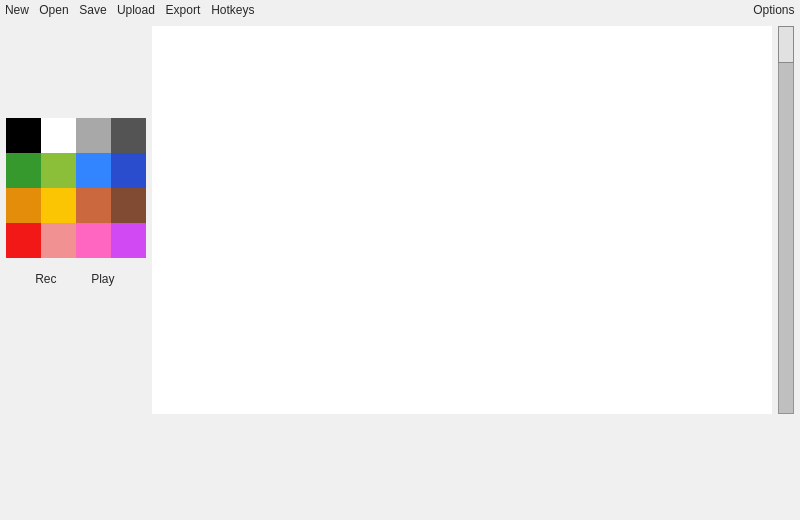
<?xml version="1.0" encoding="UTF-8"?>
<ui version="4.0">
 <class>MainWindow</class>
 <widget class="QMainWindow" name="MainWindow">
  <property name="geometry">
   <rect>
    <x>0</x>
    <y>0</y>
    <width>800</width>
    <height>520</height>
   </rect>
  </property>
  <property name="minimumSize">
   <size>
    <width>800</width>
    <height>520</height>
   </size>
  </property>
  <property name="windowTitle">
   <string>MainWindow</string>
  </property>
  <property name="windowIcon">
   <iconset resource="resources.qrc">
    <normaloff>:/icons/icons/LA2.png</normaloff>:/icons/icons/LA2.png</iconset>
  </property>
  <property name="styleSheet">
   <string notr="true">QWidget#centralWidget {
background-color: rgb(240,240,240);
}

QWidget#canvas {
background-color: white;
}

QPushButton { 
padding: 1px;
padding-left: 4px;
padding-right: 4px;
spacing: 0px;
margin:0px;

icon-size: 32px;
border-style:solid;

color: rgb(40, 40, 40);

background-color: transparent;
border-color: transparent;
border-width : 1px;
}

QPushButton:hover { 
background-color: rgba(100,173,255,30);
border-color: rgba(100,173,255,200);
}

QPushButton:pressed { 
background-color: rgba(100,173,255,130);
border-color: rgba(100,173,255,200);
}

QPushButton::checked {
background-color: rgba(150, 150, 150, 56);
}
</string>
  </property>
  <widget class="QWidget" name="centralWidget">
   <layout class="QVBoxLayout" name="verticalLayout_4">
    <property name="spacing">
     <number>6</number>
    </property>
    <property name="leftMargin">
     <number>0</number>
    </property>
    <property name="topMargin">
     <number>0</number>
    </property>
    <property name="rightMargin">
     <number>0</number>
    </property>
    <property name="bottomMargin">
     <number>0</number>
    </property>
    <item>
     <layout class="QHBoxLayout" name="toolbar">
      <property name="spacing">
       <number>0</number>
      </property>
      <item>
       <widget class="QPushButton" name="newButton">
        <property name="sizePolicy">
         <sizepolicy hsizetype="Fixed" vsizetype="Fixed">
          <horstretch>0</horstretch>
          <verstretch>0</verstretch>
         </sizepolicy>
        </property>
        <property name="maximumSize">
         <size>
          <width>16777215</width>
          <height>16777215</height>
         </size>
        </property>
        <property name="focusPolicy">
         <enum>Qt::NoFocus</enum>
        </property>
        <property name="toolTip">
         <string>Creates a new Akademio project</string>
        </property>
        <property name="text">
         <string>New</string>
        </property>
        <property name="icon">
         <iconset resource="resources.qrc">
          <normaloff>:/icons/icons/icon-new.png</normaloff>:/icons/icons/icon-new.png</iconset>
        </property>
        <property name="autoRepeatInterval">
         <number>100</number>
        </property>
        <property name="autoDefault">
         <bool>false</bool>
        </property>
        <property name="default">
         <bool>false</bool>
        </property>
        <property name="flat">
         <bool>false</bool>
        </property>
       </widget>
      </item>
      <item>
       <widget class="QPushButton" name="openButton">
        <property name="sizePolicy">
         <sizepolicy hsizetype="Fixed" vsizetype="Fixed">
          <horstretch>0</horstretch>
          <verstretch>0</verstretch>
         </sizepolicy>
        </property>
        <property name="maximumSize">
         <size>
          <width>16777215</width>
          <height>16777215</height>
         </size>
        </property>
        <property name="focusPolicy">
         <enum>Qt::NoFocus</enum>
        </property>
        <property name="toolTip">
         <string>Opens a pre-existing Akademio project</string>
        </property>
        <property name="text">
         <string>Open</string>
        </property>
        <property name="icon">
         <iconset resource="resources.qrc">
          <normaloff>:/icons/icons/icon-open-l.png</normaloff>:/icons/icons/icon-open-l.png</iconset>
        </property>
       </widget>
      </item>
      <item>
       <widget class="QPushButton" name="saveButton">
        <property name="sizePolicy">
         <sizepolicy hsizetype="Fixed" vsizetype="Fixed">
          <horstretch>0</horstretch>
          <verstretch>0</verstretch>
         </sizepolicy>
        </property>
        <property name="focusPolicy">
         <enum>Qt::NoFocus</enum>
        </property>
        <property name="toolTip">
         <string>Save current Akademio project to file</string>
        </property>
        <property name="text">
         <string>Save</string>
        </property>
        <property name="icon">
         <iconset resource="resources.qrc">
          <normaloff>:/icons/icons/icon-save-l.png</normaloff>:/icons/icons/icon-save-l.png</iconset>
        </property>
       </widget>
      </item>
      <item>
       <widget class="QPushButton" name="uploadButton">
        <property name="sizePolicy">
         <sizepolicy hsizetype="Fixed" vsizetype="Fixed">
          <horstretch>0</horstretch>
          <verstretch>0</verstretch>
         </sizepolicy>
        </property>
        <property name="focusPolicy">
         <enum>Qt::NoFocus</enum>
        </property>
        <property name="toolTip">
         <string>Upload video to Libera Akademio and/or YouTube</string>
        </property>
        <property name="text">
         <string>Upload</string>
        </property>
        <property name="icon">
         <iconset resource="resources.qrc">
          <normaloff>:/icons/icons/icon-upload-l.png</normaloff>:/icons/icons/icon-upload-l.png</iconset>
        </property>
       </widget>
      </item>
      <item>
       <widget class="QPushButton" name="exportButton">
        <property name="sizePolicy">
         <sizepolicy hsizetype="Fixed" vsizetype="Fixed">
          <horstretch>0</horstretch>
          <verstretch>0</verstretch>
         </sizepolicy>
        </property>
        <property name="focusPolicy">
         <enum>Qt::NoFocus</enum>
        </property>
        <property name="toolTip">
         <string>Export video to file</string>
        </property>
        <property name="text">
         <string>Export</string>
        </property>
        <property name="icon">
         <iconset resource="resources.qrc">
          <normaloff>:/icons/icons/icon-export-l.png</normaloff>:/icons/icons/icon-export-l.png</iconset>
        </property>
       </widget>
      </item>
      <item>
       <widget class="QPushButton" name="hotkeysButton">
        <property name="sizePolicy">
         <sizepolicy hsizetype="Fixed" vsizetype="Fixed">
          <horstretch>0</horstretch>
          <verstretch>0</verstretch>
         </sizepolicy>
        </property>
        <property name="focusPolicy">
         <enum>Qt::NoFocus</enum>
        </property>
        <property name="toolTip">
         <string>Display and edit hotkeys</string>
        </property>
        <property name="text">
         <string>Hotkeys</string>
        </property>
        <property name="icon">
         <iconset resource="resources.qrc">
          <normaloff>:/icons/icons/icon-hotkeys-l.png</normaloff>:/icons/icons/icon-hotkeys-l.png</iconset>
        </property>
       </widget>
      </item>
      <item>
       <layout class="QHBoxLayout" name="secondRow_2">
        <property name="spacing">
         <number>0</number>
        </property>
       </layout>
      </item>
      <item>
       <spacer name="horizontalSpacer">
        <property name="orientation">
         <enum>Qt::Horizontal</enum>
        </property>
        <property name="sizeHint" stdset="0">
         <size>
          <width>40</width>
          <height>20</height>
         </size>
        </property>
       </spacer>
      </item>
      <item>
       <widget class="QPushButton" name="optionsButton">
        <property name="sizePolicy">
         <sizepolicy hsizetype="Fixed" vsizetype="Fixed">
          <horstretch>0</horstretch>
          <verstretch>0</verstretch>
         </sizepolicy>
        </property>
        <property name="focusPolicy">
         <enum>Qt::NoFocus</enum>
        </property>
        <property name="toolTip">
         <string>Open settings window</string>
        </property>
        <property name="text">
         <string>Options</string>
        </property>
        <property name="icon">
         <iconset resource="resources.qrc">
          <normaloff>:/icons/icons/icon-options-l.png</normaloff>:/icons/icons/icon-options-l.png</iconset>
        </property>
       </widget>
      </item>
     </layout>
    </item>
    <item>
     <layout class="QHBoxLayout" name="canvasAndTools">
      <property name="leftMargin">
       <number>6</number>
      </property>
      <property name="rightMargin">
       <number>6</number>
      </property>
      <item>
       <layout class="QVBoxLayout" name="tools">
        <property name="spacing">
         <number>12</number>
        </property>
        <item>
         <layout class="QVBoxLayout" name="drawingTools">
          <property name="spacing">
           <number>0</number>
          </property>
          <item>
           <layout class="QHBoxLayout" name="firstRow">
            <property name="spacing">
             <number>0</number>
            </property>
            <property name="sizeConstraint">
             <enum>QLayout::SetDefaultConstraint</enum>
            </property>
            <item>
             <widget class="QPushButton" name="pen">
              <property name="sizePolicy">
               <sizepolicy hsizetype="Fixed" vsizetype="Fixed">
                <horstretch>0</horstretch>
                <verstretch>0</verstretch>
               </sizepolicy>
              </property>
              <property name="minimumSize">
               <size>
                <width>40</width>
                <height>40</height>
               </size>
              </property>
              <property name="maximumSize">
               <size>
                <width>40</width>
                <height>40</height>
               </size>
              </property>
              <property name="focusPolicy">
               <enum>Qt::NoFocus</enum>
              </property>
              <property name="toolTip">
               <string>Pen</string>
              </property>
              <property name="text">
               <string/>
              </property>
              <property name="icon">
               <iconset resource="resources.qrc">
                <normaloff>:/icons/icons/icon-pencil.png</normaloff>:/icons/icons/icon-pencil.png</iconset>
              </property>
              <property name="checkable">
               <bool>true</bool>
              </property>
             </widget>
            </item>
            <item>
             <widget class="QPushButton" name="eraser">
              <property name="sizePolicy">
               <sizepolicy hsizetype="Fixed" vsizetype="Fixed">
                <horstretch>0</horstretch>
                <verstretch>0</verstretch>
               </sizepolicy>
              </property>
              <property name="minimumSize">
               <size>
                <width>40</width>
                <height>40</height>
               </size>
              </property>
              <property name="maximumSize">
               <size>
                <width>40</width>
                <height>40</height>
               </size>
              </property>
              <property name="focusPolicy">
               <enum>Qt::NoFocus</enum>
              </property>
              <property name="toolTip">
               <string>Insert Image</string>
              </property>
              <property name="text">
               <string/>
              </property>
              <property name="icon">
               <iconset resource="resources.qrc">
                <normaloff>:/icons/icons/eraser.png</normaloff>:/icons/icons/eraser.png</iconset>
              </property>
              <property name="checkable">
               <bool>true</bool>
              </property>
             </widget>
            </item>
            <item>
             <widget class="QPushButton" name="image">
              <property name="sizePolicy">
               <sizepolicy hsizetype="Fixed" vsizetype="Fixed">
                <horstretch>0</horstretch>
                <verstretch>0</verstretch>
               </sizepolicy>
              </property>
              <property name="minimumSize">
               <size>
                <width>40</width>
                <height>40</height>
               </size>
              </property>
              <property name="maximumSize">
               <size>
                <width>40</width>
                <height>40</height>
               </size>
              </property>
              <property name="focusPolicy">
               <enum>Qt::NoFocus</enum>
              </property>
              <property name="toolTip">
               <string>Insert Image</string>
              </property>
              <property name="text">
               <string/>
              </property>
              <property name="icon">
               <iconset resource="resources.qrc">
                <normaloff>:/icons/icons/icon-image.png</normaloff>:/icons/icons/icon-image.png</iconset>
              </property>
              <property name="checkable">
               <bool>true</bool>
              </property>
             </widget>
            </item>
           </layout>
          </item>
          <item>
           <layout class="QHBoxLayout" name="secondRow">
            <property name="spacing">
             <number>0</number>
            </property>
            <item>
             <widget class="QPushButton" name="line">
              <property name="sizePolicy">
               <sizepolicy hsizetype="Fixed" vsizetype="Fixed">
                <horstretch>0</horstretch>
                <verstretch>0</verstretch>
               </sizepolicy>
              </property>
              <property name="minimumSize">
               <size>
                <width>40</width>
                <height>40</height>
               </size>
              </property>
              <property name="maximumSize">
               <size>
                <width>40</width>
                <height>40</height>
               </size>
              </property>
              <property name="focusPolicy">
               <enum>Qt::NoFocus</enum>
              </property>
              <property name="toolTip">
               <string>Lines</string>
              </property>
              <property name="text">
               <string/>
              </property>
              <property name="icon">
               <iconset resource="resources.qrc">
                <normaloff>:/icons/icons/icon-line.png</normaloff>:/icons/icons/icon-line.png</iconset>
              </property>
              <property name="checkable">
               <bool>true</bool>
              </property>
             </widget>
            </item>
            <item>
             <widget class="QPushButton" name="text">
              <property name="sizePolicy">
               <sizepolicy hsizetype="Fixed" vsizetype="Fixed">
                <horstretch>0</horstretch>
                <verstretch>0</verstretch>
               </sizepolicy>
              </property>
              <property name="minimumSize">
               <size>
                <width>40</width>
                <height>40</height>
               </size>
              </property>
              <property name="maximumSize">
               <size>
                <width>40</width>
                <height>40</height>
               </size>
              </property>
              <property name="focusPolicy">
               <enum>Qt::NoFocus</enum>
              </property>
              <property name="toolTip">
               <string>Insert Text</string>
              </property>
              <property name="text">
               <string/>
              </property>
              <property name="icon">
               <iconset resource="resources.qrc">
                <normaloff>:/icons/icons/icon-text.png</normaloff>:/icons/icons/icon-text.png</iconset>
              </property>
              <property name="checkable">
               <bool>true</bool>
              </property>
             </widget>
            </item>
            <item>
             <widget class="QPushButton" name="pointer">
              <property name="sizePolicy">
               <sizepolicy hsizetype="Fixed" vsizetype="Fixed">
                <horstretch>0</horstretch>
                <verstretch>0</verstretch>
               </sizepolicy>
              </property>
              <property name="minimumSize">
               <size>
                <width>40</width>
                <height>40</height>
               </size>
              </property>
              <property name="maximumSize">
               <size>
                <width>40</width>
                <height>40</height>
               </size>
              </property>
              <property name="focusPolicy">
               <enum>Qt::NoFocus</enum>
              </property>
              <property name="toolTip">
               <string>Insert Image</string>
              </property>
              <property name="text">
               <string/>
              </property>
              <property name="icon">
               <iconset resource="resources.qrc">
                <normaloff>:/icons/icons/pointer.png</normaloff>:/icons/icons/pointer.png</iconset>
              </property>
              <property name="checkable">
               <bool>true</bool>
              </property>
             </widget>
            </item>
           </layout>
          </item>
         </layout>
        </item>
        <item>
         <layout class="QGridLayout" name="colorGrid">
          <property name="spacing">
           <number>0</number>
          </property>
          <item row="3" column="2">
           <widget class="QPushButton" name="purpleLight">
            <property name="sizePolicy">
             <sizepolicy hsizetype="Fixed" vsizetype="Fixed">
              <horstretch>0</horstretch>
              <verstretch>0</verstretch>
             </sizepolicy>
            </property>
            <property name="minimumSize">
             <size>
              <width>35</width>
              <height>35</height>
             </size>
            </property>
            <property name="maximumSize">
             <size>
              <width>35</width>
              <height>35</height>
             </size>
            </property>
            <property name="focusPolicy">
             <enum>Qt::NoFocus</enum>
            </property>
            <property name="styleSheet">
             <string notr="true">background-color: rgb(255, 102, 194);</string>
            </property>
            <property name="text">
             <string/>
            </property>
            <property name="checkable">
             <bool>true</bool>
            </property>
            <property name="checked">
             <bool>false</bool>
            </property>
           </widget>
          </item>
          <item row="0" column="0">
           <widget class="QPushButton" name="foregroundColor">
            <property name="sizePolicy">
             <sizepolicy hsizetype="Fixed" vsizetype="Fixed">
              <horstretch>0</horstretch>
              <verstretch>0</verstretch>
             </sizepolicy>
            </property>
            <property name="minimumSize">
             <size>
              <width>35</width>
              <height>35</height>
             </size>
            </property>
            <property name="maximumSize">
             <size>
              <width>35</width>
              <height>35</height>
             </size>
            </property>
            <property name="focusPolicy">
             <enum>Qt::NoFocus</enum>
            </property>
            <property name="styleSheet">
             <string notr="true">background-color: rgb(0, 0, 0);</string>
            </property>
            <property name="text">
             <string/>
            </property>
            <property name="checkable">
             <bool>true</bool>
            </property>
            <property name="checked">
             <bool>true</bool>
            </property>
           </widget>
          </item>
          <item row="1" column="3">
           <widget class="QPushButton" name="blueDark">
            <property name="sizePolicy">
             <sizepolicy hsizetype="Fixed" vsizetype="Fixed">
              <horstretch>0</horstretch>
              <verstretch>0</verstretch>
             </sizepolicy>
            </property>
            <property name="minimumSize">
             <size>
              <width>35</width>
              <height>35</height>
             </size>
            </property>
            <property name="maximumSize">
             <size>
              <width>35</width>
              <height>35</height>
             </size>
            </property>
            <property name="focusPolicy">
             <enum>Qt::NoFocus</enum>
            </property>
            <property name="styleSheet">
             <string notr="true">background-color: rgb(41, 77, 204);</string>
            </property>
            <property name="text">
             <string/>
            </property>
            <property name="checkable">
             <bool>true</bool>
            </property>
            <property name="checked">
             <bool>false</bool>
            </property>
           </widget>
          </item>
          <item row="1" column="0">
           <widget class="QPushButton" name="greenDark">
            <property name="sizePolicy">
             <sizepolicy hsizetype="Fixed" vsizetype="Fixed">
              <horstretch>0</horstretch>
              <verstretch>0</verstretch>
             </sizepolicy>
            </property>
            <property name="minimumSize">
             <size>
              <width>35</width>
              <height>35</height>
             </size>
            </property>
            <property name="maximumSize">
             <size>
              <width>35</width>
              <height>35</height>
             </size>
            </property>
            <property name="focusPolicy">
             <enum>Qt::NoFocus</enum>
            </property>
            <property name="styleSheet">
             <string notr="true">background-color: rgb(54, 153, 46);</string>
            </property>
            <property name="text">
             <string/>
            </property>
            <property name="checkable">
             <bool>true</bool>
            </property>
            <property name="checked">
             <bool>false</bool>
            </property>
           </widget>
          </item>
          <item row="0" column="3">
           <widget class="QPushButton" name="greyDark">
            <property name="sizePolicy">
             <sizepolicy hsizetype="Fixed" vsizetype="Fixed">
              <horstretch>0</horstretch>
              <verstretch>0</verstretch>
             </sizepolicy>
            </property>
            <property name="minimumSize">
             <size>
              <width>35</width>
              <height>35</height>
             </size>
            </property>
            <property name="maximumSize">
             <size>
              <width>35</width>
              <height>35</height>
             </size>
            </property>
            <property name="focusPolicy">
             <enum>Qt::NoFocus</enum>
            </property>
            <property name="styleSheet">
             <string notr="true">background-color: rgb(84, 84, 84);</string>
            </property>
            <property name="text">
             <string/>
            </property>
            <property name="checkable">
             <bool>true</bool>
            </property>
            <property name="checked">
             <bool>false</bool>
            </property>
           </widget>
          </item>
          <item row="2" column="0">
           <widget class="QPushButton" name="yellowDark">
            <property name="sizePolicy">
             <sizepolicy hsizetype="Fixed" vsizetype="Fixed">
              <horstretch>0</horstretch>
              <verstretch>0</verstretch>
             </sizepolicy>
            </property>
            <property name="minimumSize">
             <size>
              <width>35</width>
              <height>35</height>
             </size>
            </property>
            <property name="maximumSize">
             <size>
              <width>35</width>
              <height>35</height>
             </size>
            </property>
            <property name="focusPolicy">
             <enum>Qt::NoFocus</enum>
            </property>
            <property name="styleSheet">
             <string notr="true">background-color: rgb(227, 141, 11);</string>
            </property>
            <property name="text">
             <string/>
            </property>
            <property name="checkable">
             <bool>true</bool>
            </property>
            <property name="checked">
             <bool>false</bool>
            </property>
           </widget>
          </item>
          <item row="2" column="2">
           <widget class="QPushButton" name="brownLight">
            <property name="sizePolicy">
             <sizepolicy hsizetype="Fixed" vsizetype="Fixed">
              <horstretch>0</horstretch>
              <verstretch>0</verstretch>
             </sizepolicy>
            </property>
            <property name="minimumSize">
             <size>
              <width>35</width>
              <height>35</height>
             </size>
            </property>
            <property name="maximumSize">
             <size>
              <width>35</width>
              <height>35</height>
             </size>
            </property>
            <property name="focusPolicy">
             <enum>Qt::NoFocus</enum>
            </property>
            <property name="styleSheet">
             <string notr="true">background-color: rgb(204, 104, 61);</string>
            </property>
            <property name="text">
             <string/>
            </property>
            <property name="checkable">
             <bool>true</bool>
            </property>
            <property name="checked">
             <bool>false</bool>
            </property>
           </widget>
          </item>
          <item row="3" column="0">
           <widget class="QPushButton" name="redDark">
            <property name="sizePolicy">
             <sizepolicy hsizetype="Fixed" vsizetype="Fixed">
              <horstretch>0</horstretch>
              <verstretch>0</verstretch>
             </sizepolicy>
            </property>
            <property name="minimumSize">
             <size>
              <width>35</width>
              <height>35</height>
             </size>
            </property>
            <property name="maximumSize">
             <size>
              <width>35</width>
              <height>35</height>
             </size>
            </property>
            <property name="focusPolicy">
             <enum>Qt::NoFocus</enum>
            </property>
            <property name="styleSheet">
             <string notr="true">background-color: rgb(242, 24, 24);</string>
            </property>
            <property name="text">
             <string/>
            </property>
            <property name="checkable">
             <bool>true</bool>
            </property>
            <property name="checked">
             <bool>false</bool>
            </property>
           </widget>
          </item>
          <item row="3" column="1">
           <widget class="QPushButton" name="redLight">
            <property name="sizePolicy">
             <sizepolicy hsizetype="Fixed" vsizetype="Fixed">
              <horstretch>0</horstretch>
              <verstretch>0</verstretch>
             </sizepolicy>
            </property>
            <property name="minimumSize">
             <size>
              <width>35</width>
              <height>35</height>
             </size>
            </property>
            <property name="maximumSize">
             <size>
              <width>35</width>
              <height>35</height>
             </size>
            </property>
            <property name="focusPolicy">
             <enum>Qt::NoFocus</enum>
            </property>
            <property name="styleSheet">
             <string notr="true">background-color: rgb(242, 145, 145);</string>
            </property>
            <property name="text">
             <string/>
            </property>
            <property name="checkable">
             <bool>true</bool>
            </property>
            <property name="checked">
             <bool>false</bool>
            </property>
           </widget>
          </item>
          <item row="1" column="1">
           <widget class="QPushButton" name="greenLight">
            <property name="sizePolicy">
             <sizepolicy hsizetype="Fixed" vsizetype="Fixed">
              <horstretch>0</horstretch>
              <verstretch>0</verstretch>
             </sizepolicy>
            </property>
            <property name="minimumSize">
             <size>
              <width>35</width>
              <height>35</height>
             </size>
            </property>
            <property name="maximumSize">
             <size>
              <width>35</width>
              <height>35</height>
             </size>
            </property>
            <property name="focusPolicy">
             <enum>Qt::NoFocus</enum>
            </property>
            <property name="styleSheet">
             <string notr="true">background-color: rgb(140, 191, 57);</string>
            </property>
            <property name="text">
             <string/>
            </property>
            <property name="checkable">
             <bool>true</bool>
            </property>
            <property name="checked">
             <bool>false</bool>
            </property>
           </widget>
          </item>
          <item row="2" column="3">
           <widget class="QPushButton" name="brownDark">
            <property name="sizePolicy">
             <sizepolicy hsizetype="Fixed" vsizetype="Fixed">
              <horstretch>0</horstretch>
              <verstretch>0</verstretch>
             </sizepolicy>
            </property>
            <property name="minimumSize">
             <size>
              <width>35</width>
              <height>35</height>
             </size>
            </property>
            <property name="maximumSize">
             <size>
              <width>35</width>
              <height>35</height>
             </size>
            </property>
            <property name="focusPolicy">
             <enum>Qt::NoFocus</enum>
            </property>
            <property name="styleSheet">
             <string notr="true">background-color: rgb(128, 74, 51);</string>
            </property>
            <property name="text">
             <string/>
            </property>
            <property name="checkable">
             <bool>true</bool>
            </property>
            <property name="checked">
             <bool>false</bool>
            </property>
           </widget>
          </item>
          <item row="1" column="2">
           <widget class="QPushButton" name="blueLight">
            <property name="sizePolicy">
             <sizepolicy hsizetype="Fixed" vsizetype="Fixed">
              <horstretch>0</horstretch>
              <verstretch>0</verstretch>
             </sizepolicy>
            </property>
            <property name="minimumSize">
             <size>
              <width>35</width>
              <height>35</height>
             </size>
            </property>
            <property name="maximumSize">
             <size>
              <width>35</width>
              <height>35</height>
             </size>
            </property>
            <property name="baseSize">
             <size>
              <width>40</width>
              <height>40</height>
             </size>
            </property>
            <property name="focusPolicy">
             <enum>Qt::NoFocus</enum>
            </property>
            <property name="styleSheet">
             <string notr="true">background-color: rgb(51, 133, 255);</string>
            </property>
            <property name="text">
             <string/>
            </property>
            <property name="checkable">
             <bool>true</bool>
            </property>
            <property name="checked">
             <bool>false</bool>
            </property>
           </widget>
          </item>
          <item row="0" column="2">
           <widget class="QPushButton" name="greyLight">
            <property name="sizePolicy">
             <sizepolicy hsizetype="Fixed" vsizetype="Fixed">
              <horstretch>0</horstretch>
              <verstretch>0</verstretch>
             </sizepolicy>
            </property>
            <property name="minimumSize">
             <size>
              <width>35</width>
              <height>35</height>
             </size>
            </property>
            <property name="maximumSize">
             <size>
              <width>35</width>
              <height>35</height>
             </size>
            </property>
            <property name="focusPolicy">
             <enum>Qt::NoFocus</enum>
            </property>
            <property name="styleSheet">
             <string notr="true">background-color: rgb(168, 168, 168);</string>
            </property>
            <property name="text">
             <string/>
            </property>
            <property name="checkable">
             <bool>true</bool>
            </property>
            <property name="checked">
             <bool>false</bool>
            </property>
           </widget>
          </item>
          <item row="2" column="1">
           <widget class="QPushButton" name="yellowLight">
            <property name="sizePolicy">
             <sizepolicy hsizetype="Fixed" vsizetype="Fixed">
              <horstretch>0</horstretch>
              <verstretch>0</verstretch>
             </sizepolicy>
            </property>
            <property name="minimumSize">
             <size>
              <width>35</width>
              <height>35</height>
             </size>
            </property>
            <property name="maximumSize">
             <size>
              <width>35</width>
              <height>35</height>
             </size>
            </property>
            <property name="focusPolicy">
             <enum>Qt::NoFocus</enum>
            </property>
            <property name="styleSheet">
             <string notr="true">background-color: rgb(252, 197, 3);</string>
            </property>
            <property name="text">
             <string/>
            </property>
            <property name="checkable">
             <bool>true</bool>
            </property>
            <property name="checked">
             <bool>false</bool>
            </property>
           </widget>
          </item>
          <item row="3" column="3">
           <widget class="QPushButton" name="purpleDark">
            <property name="sizePolicy">
             <sizepolicy hsizetype="Fixed" vsizetype="Fixed">
              <horstretch>0</horstretch>
              <verstretch>0</verstretch>
             </sizepolicy>
            </property>
            <property name="minimumSize">
             <size>
              <width>35</width>
              <height>35</height>
             </size>
            </property>
            <property name="maximumSize">
             <size>
              <width>35</width>
              <height>35</height>
             </size>
            </property>
            <property name="focusPolicy">
             <enum>Qt::NoFocus</enum>
            </property>
            <property name="styleSheet">
             <string notr="true">background-color: rgb(208, 73, 242);</string>
            </property>
            <property name="text">
             <string/>
            </property>
            <property name="checkable">
             <bool>true</bool>
            </property>
            <property name="checked">
             <bool>false</bool>
            </property>
           </widget>
          </item>
          <item row="0" column="1">
           <widget class="QPushButton" name="backgroundColor">
            <property name="sizePolicy">
             <sizepolicy hsizetype="Fixed" vsizetype="Fixed">
              <horstretch>0</horstretch>
              <verstretch>0</verstretch>
             </sizepolicy>
            </property>
            <property name="minimumSize">
             <size>
              <width>35</width>
              <height>35</height>
             </size>
            </property>
            <property name="maximumSize">
             <size>
              <width>35</width>
              <height>35</height>
             </size>
            </property>
            <property name="focusPolicy">
             <enum>Qt::NoFocus</enum>
            </property>
            <property name="styleSheet">
             <string notr="true">background-color: rgb(255, 255, 255);</string>
            </property>
            <property name="text">
             <string/>
            </property>
            <property name="checkable">
             <bool>true</bool>
            </property>
            <property name="checked">
             <bool>false</bool>
            </property>
           </widget>
          </item>
         </layout>
        </item>
        <item>
         <layout class="QHBoxLayout" name="videoButtons">
          <property name="spacing">
           <number>0</number>
          </property>
          <item>
           <widget class="QPushButton" name="recButton">
            <property name="sizePolicy">
             <sizepolicy hsizetype="Fixed" vsizetype="Fixed">
              <horstretch>0</horstretch>
              <verstretch>0</verstretch>
             </sizepolicy>
            </property>
            <property name="focusPolicy">
             <enum>Qt::NoFocus</enum>
            </property>
            <property name="toolTip">
             <string>Record from current time</string>
            </property>
            <property name="styleSheet">
             <string notr="true"/>
            </property>
            <property name="text">
             <string>Rec</string>
            </property>
            <property name="icon">
             <iconset resource="resources.qrc">
              <normaloff>:/icons/icons/icon-record-l.png</normaloff>:/icons/icons/icon-record-l.png</iconset>
            </property>
            <property name="checkable">
             <bool>true</bool>
            </property>
            <property name="checked">
             <bool>false</bool>
            </property>
           </widget>
          </item>
          <item>
           <widget class="QPushButton" name="playPauseButton">
            <property name="sizePolicy">
             <sizepolicy hsizetype="Fixed" vsizetype="Fixed">
              <horstretch>0</horstretch>
              <verstretch>0</verstretch>
             </sizepolicy>
            </property>
            <property name="focusPolicy">
             <enum>Qt::NoFocus</enum>
            </property>
            <property name="toolTip">
             <string>Play from current time</string>
            </property>
            <property name="text">
             <string>Play</string>
            </property>
            <property name="icon">
             <iconset resource="resources.qrc">
              <normaloff>:/icons/icons/icon-play.png</normaloff>:/icons/icons/icon-play.png</iconset>
            </property>
            <property name="checkable">
             <bool>true</bool>
            </property>
           </widget>
          </item>
         </layout>
        </item>
        <item>
         <spacer name="verticalSpacer">
          <property name="orientation">
           <enum>Qt::Vertical</enum>
          </property>
          <property name="sizeHint" stdset="0">
           <size>
            <width>20</width>
            <height>40</height>
           </size>
          </property>
         </spacer>
        </item>
       </layout>
      </item>
      <item>
       <widget class="Canvas" name="canvas" native="true">
        <property name="sizePolicy">
         <sizepolicy hsizetype="Expanding" vsizetype="Expanding">
          <horstretch>0</horstretch>
          <verstretch>0</verstretch>
         </sizepolicy>
        </property>
        <property name="minimumSize">
         <size>
          <width>480</width>
          <height>300</height>
         </size>
        </property>
        <property name="maximumSize">
         <size>
          <width>40000</width>
          <height>40000</height>
         </size>
        </property>
        <property name="mouseTracking">
         <bool>true</bool>
        </property>
       </widget>
      </item>
      <item>
       <widget class="QScrollBar" name="canvasScrollBar">
        <property name="styleSheet">
         <string notr="true">QScrollBar  {
    border: 1px solid rgb(147, 147, 147);
    background: rgb(191, 191, 191);
    width: 16px;
    margin: 0px 0px 0px 0px;
}

QScrollBar::handle  {
	border: 1px solid rgb(137, 137, 137);
    background: rgb(225, 225, 225);
	margin: -1px -1px -1px -1px;
}

QScrollBar::handle:pressed:hover  {
	background: rgb(205, 205, 205);
}

QScrollBar::handle:hover  {
	background: rgb(215, 215, 215);
}

QScrollBar::add-line, QScrollBar::sub-line  {
    width: 0px;
    height: 0px;
}

QScrollBar::down-arrow, QScrollBar::up-arrow {
    width: 0px;
    height: 0px;
}

QScrollBar::add-page, QScrollBar::sub-page  {
    background: none;
}</string>
        </property>
        <property name="orientation">
         <enum>Qt::Vertical</enum>
        </property>
        <property name="invertedAppearance">
         <bool>false</bool>
        </property>
       </widget>
      </item>
     </layout>
    </item>
    <item>
     <widget class="Timeline" name="timeline" native="true">
      <property name="sizePolicy">
       <sizepolicy hsizetype="Preferred" vsizetype="Fixed">
        <horstretch>0</horstretch>
        <verstretch>0</verstretch>
       </sizepolicy>
      </property>
      <property name="minimumSize">
       <size>
        <width>0</width>
        <height>100</height>
       </size>
      </property>
      <property name="maximumSize">
       <size>
        <width>16777215</width>
        <height>100</height>
       </size>
      </property>
      <property name="mouseTracking">
       <bool>true</bool>
      </property>
     </widget>
    </item>
   </layout>
  </widget>
 </widget>
 <layoutdefault spacing="6" margin="11"/>
 <customwidgets>
  <customwidget>
   <class>Canvas</class>
   <extends>QWidget</extends>
   <header location="global">canvas.h</header>
   <container>1</container>
  </customwidget>
  <customwidget>
   <class>Timeline</class>
   <extends>QWidget</extends>
   <header location="global">timeline.h</header>
   <container>1</container>
  </customwidget>
 </customwidgets>
 <resources>
  <include location="resources.qrc"/>
 </resources>
 <connections/>
</ui>
